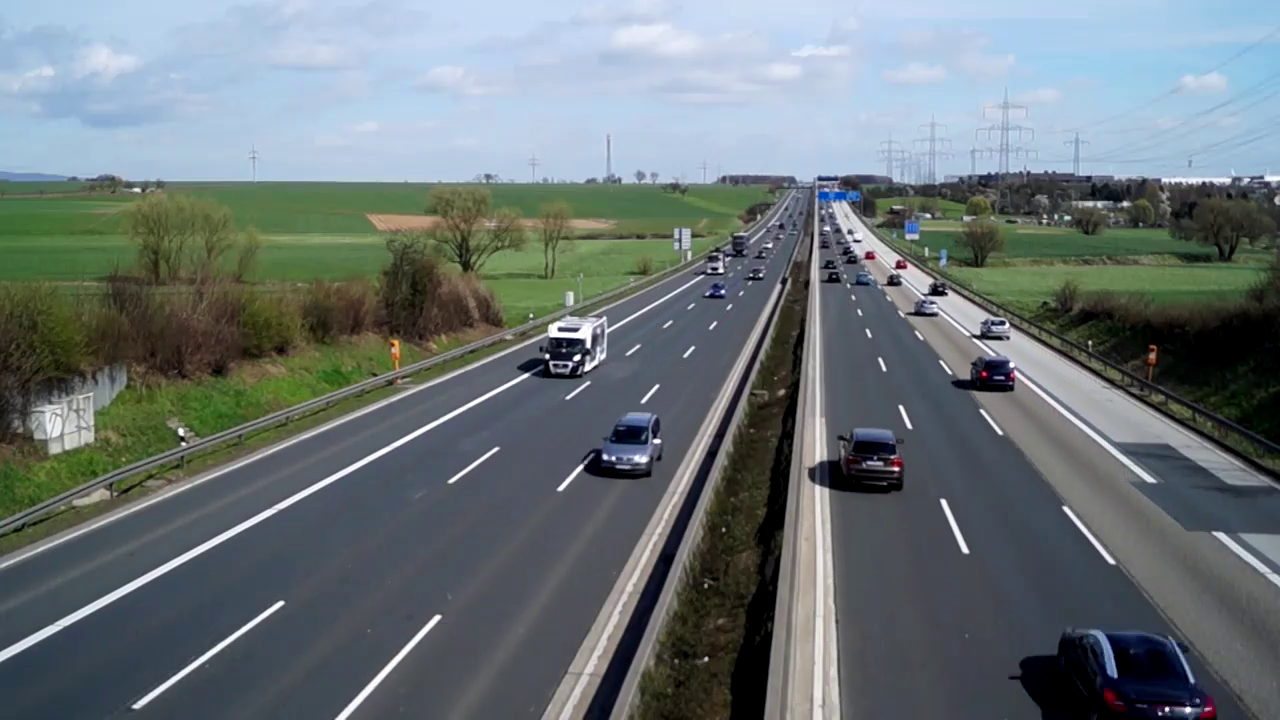
#> input picture frame 30 of media/traf.mp4, 1280 x 720 px, given in place of two lanes.mp4, which was not available
$ python vehicle.py
#> lines starting #> are read from the running program, lines starting #| are printed output that depends on the picture; after the words box and inside, x2 and y2 are one past the last pixel; in counts of white or black regions, pixels touching at a corner belong together; pictures that were not available may be replaced by others from this repository, and a replacement may not be noted
#> further down, frame is the input picture: shape (720, 1280, 3); mean B, G, R 119.2, 116.6, 106.7
#> `fgmask = bgsub.apply(frame)`: fgmask: shape (720, 1280); every value is 255
import cv2
import numpy as np


def applyFilter(frame):
    kernelOpening = cv2.getStructuringElement(cv2.MORPH_ELLIPSE, (11, 11))
    kernelClosing = cv2.getStructuringElement(cv2.MORPH_ELLIPSE, (5, 5))

    # apply closing to fill small holes
    mask = cv2.morphologyEx(frame, cv2.MORPH_CLOSE, kernelClosing)

    # apply opening to remove noise
    mask = cv2.morphologyEx(mask, cv2.MORPH_OPEN, kernelOpening)

    # apply dilate
    dilation = cv2.dilate(mask, kernelClosing, iterations=1)

    return mask


def empty(a):
    pass


cv2.namedWindow("Parameters")
cv2.resizeWindow("Parameters", 300, 40)
cv2.createTrackbar("AreaMin", "Parameters", 900, 30000, empty)


def getContours(frame, frameCopy):
    contours, _ = cv2.findContours(
        frame, cv2.RETR_EXTERNAL, cv2.CHAIN_APPROX_NONE)
#> contours = 1 contour; box (x1, y1, x2, y2) and area: (0, 0, 1280, 720) 919601
    for contour in contours:
        area = cv2.contourArea(contour)
#> area = 919601
        areaMin = cv2.getTrackbarPos("AreaMin", "Parameters")

        if area > areaMin:
            # print(area)
            # cv2.drawContours(frameCopy, contour, -1, (0, 255, 0), 2, 8)
            M = cv2.moments(contour)
#> M = moments, m00 919601, centre m10/m00, m01/m00 = (639.5, 359.5)
            cx = int(M['m10']/M['m00'])
#> cx = 639
            cy = int(M['m01']/M['m00'])
#> cy = 359
            x, y, w, h = cv2.boundingRect(contour)
#> x = 0; y = 0; w = 1280; h = 720
            cv2.rectangle(frameCopy, (x, y), (x+w, y+h), (0, 255, 0), 2)
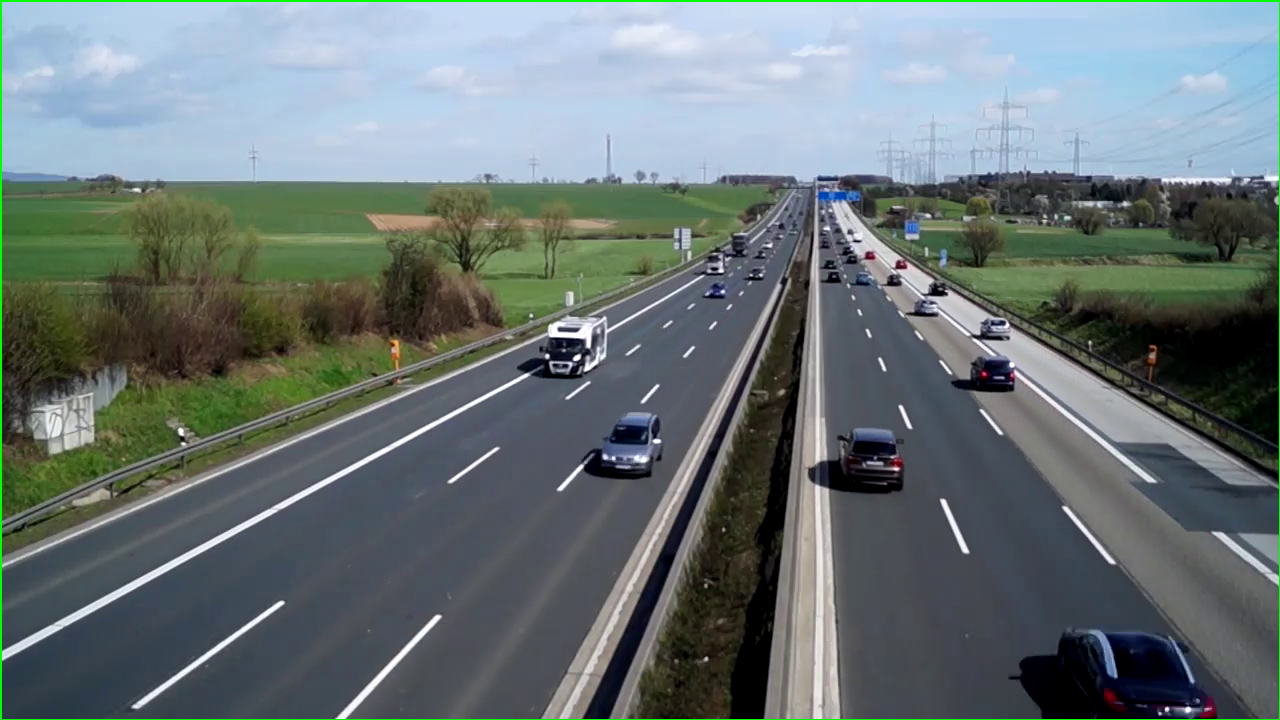
#> frameCopy: shape (720, 1280, 3); 0.65% of pixels changed, all inside (x1, y1, x2, y2) = (0, 0, 1280, 720)
            cv2.circle(frameCopy, (cx, cy), 5, (0, 0, 255), -1)
#> frameCopy: shape (720, 1280, 3); 0.01% of pixels changed, all inside (x1, y1, x2, y2) = (634, 354, 645, 365)


# pilih sumber video
cap = cv2.VideoCapture('media/two lanes.mp4')
bgsub = cv2.createBackgroundSubtractorKNN(detectShadows=False)


# loop selama masih ada frame yang bisa dibaca
while(cap.isOpened()):
    # baca video per frame
    ret, frame = cap.read()
    frameCopy = frame.copy()
    # mask = frame.copy()
    if not ret:
        print('EOF')
        break

    # apply bgsub
    fgmask = bgsub.apply(frame)
    mask = applyFilter(fgmask)
    getContours(mask, frameCopy)

    # tampilkan video perframe
    cv2.imshow("frame", frameCopy)
    cv2.imshow("mask", mask)

    # untuk keluar menggunakan esc
    k = cv2.waitKey(30) & 0xff
#> (key Esc is pressed here)
    if k == 27:
        break

# tutup dan hapus semua window yang terbuka
cap.release()
cv2.destroyAllWindows()

$ run again, starting later in the video
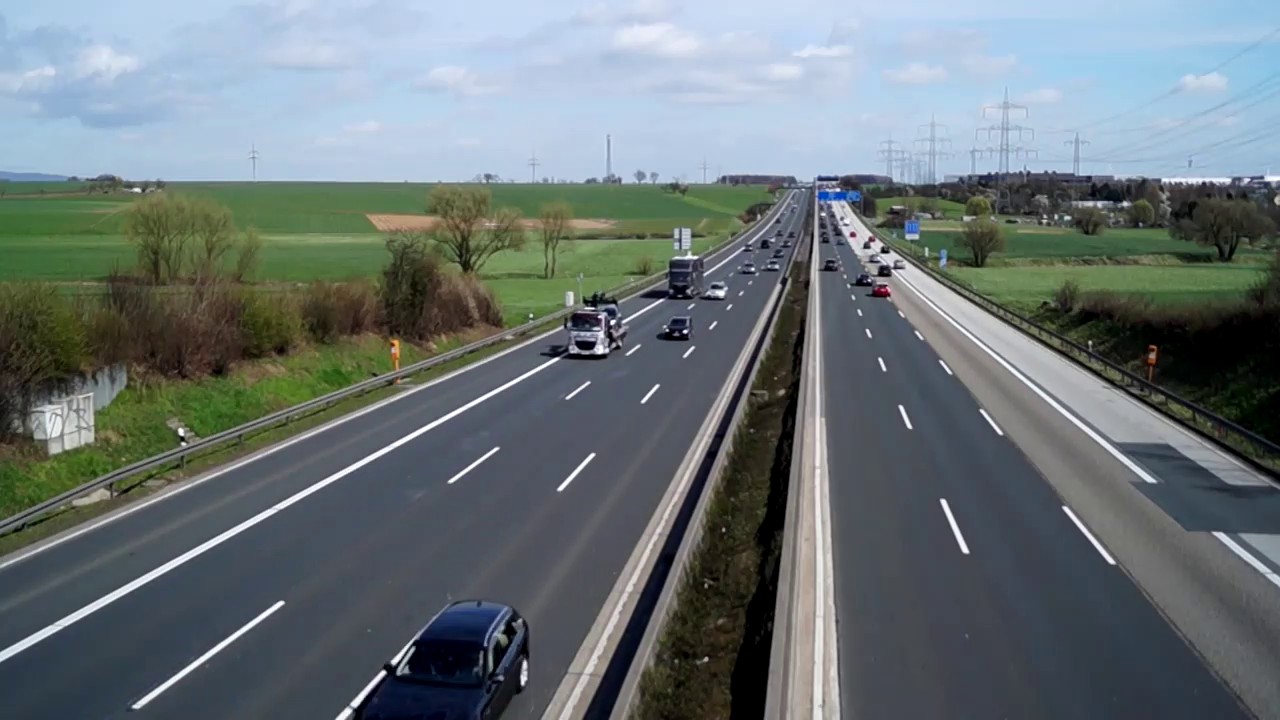
#> input picture frame 136 of media/traf.mp4, 1280 x 720 px, given in place of two lanes.mp4, which was not available
#> frame is the input picture: shape (720, 1280, 3); mean B, G, R 119, 116.3, 106.1
#> fgmask: shape (720, 1280); every value is 255
#> contours = 1 contour; box (x1, y1, x2, y2) and area: (0, 0, 1280, 720) 919601
#> area = 919601
#> M = moments, m00 919601, centre m10/m00, m01/m00 = (639.5, 359.5)
#> cx = 639
#> cy = 359
#> x = 0; w = 1280; h = 720
#> in getContours, `cv2.rectangle(frameCopy, (x, y), (x+w, y+h), (0, 255, 0), 2)`:
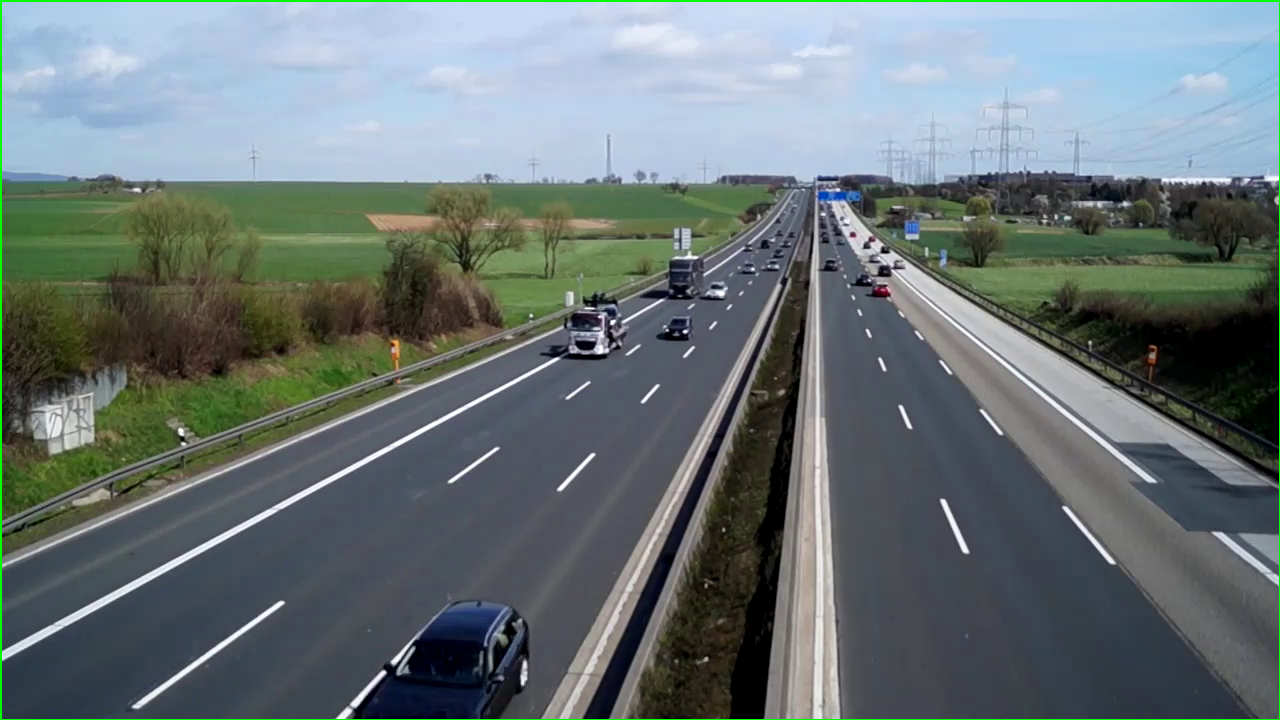
#> frameCopy: shape (720, 1280, 3); 0.65% of pixels changed, all inside (x1, y1, x2, y2) = (0, 0, 1280, 720)

$ run again, starting later in the video
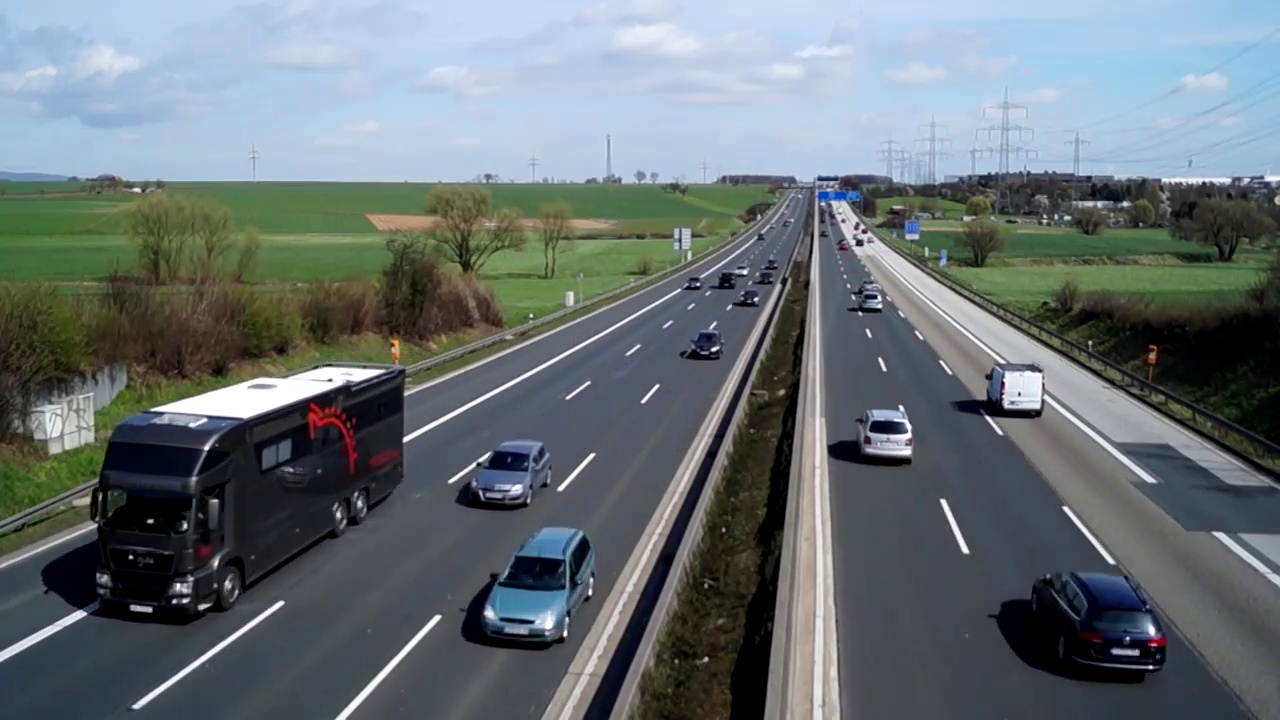
#> input picture frame 243 of media/traf.mp4, 1280 x 720 px, given in place of two lanes.mp4, which was not available
#> frame is the input picture: shape (720, 1280, 3); mean B, G, R 116.7, 113.2, 103.8
#> fgmask: shape (720, 1280); every value is 255
#> contours = 1 contour; box (x1, y1, x2, y2) and area: (0, 0, 1280, 720) 919601
#> area = 919601
#> M = moments, m00 919601, centre m10/m00, m01/m00 = (639.5, 359.5)
#> cx = 639
#> cy = 359
#> x = 0; w = 1280; h = 720
#> in getContours, `cv2.rectangle(frameCopy, (x, y), (x+w, y+h), (0, 255, 0), 2)`:
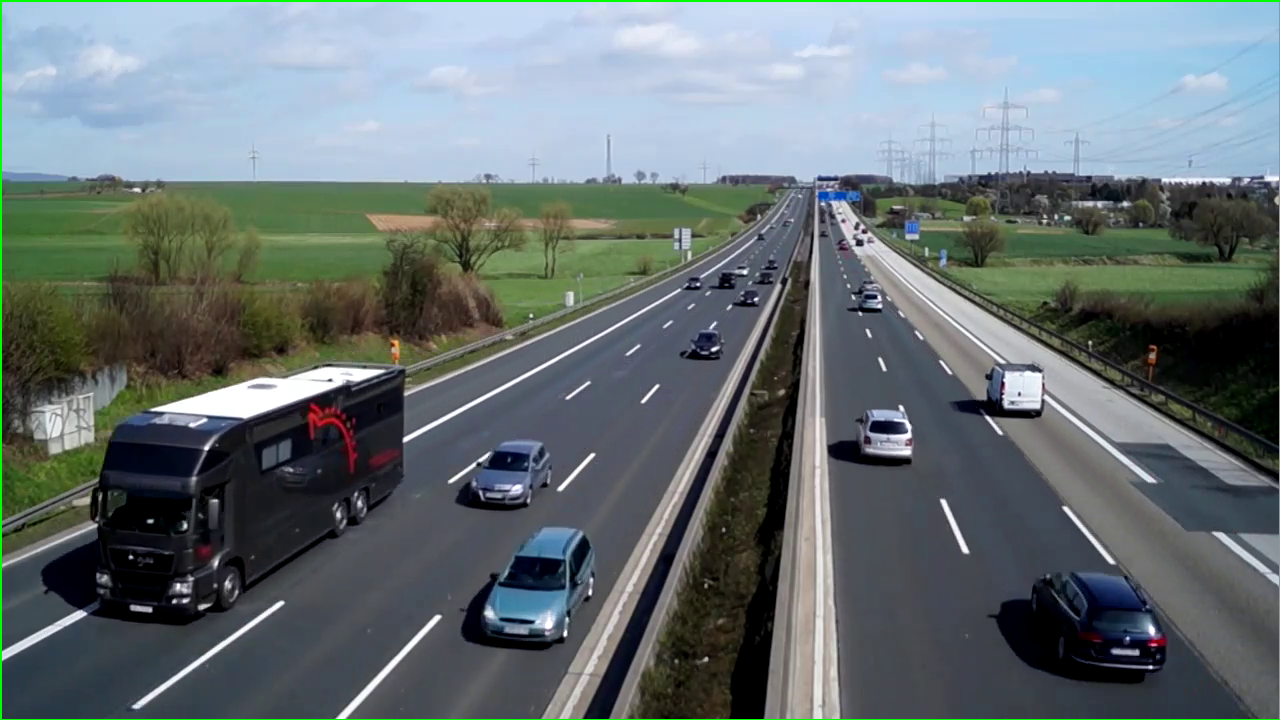
#> frameCopy: shape (720, 1280, 3); 0.65% of pixels changed, all inside (x1, y1, x2, y2) = (0, 0, 1280, 720)
